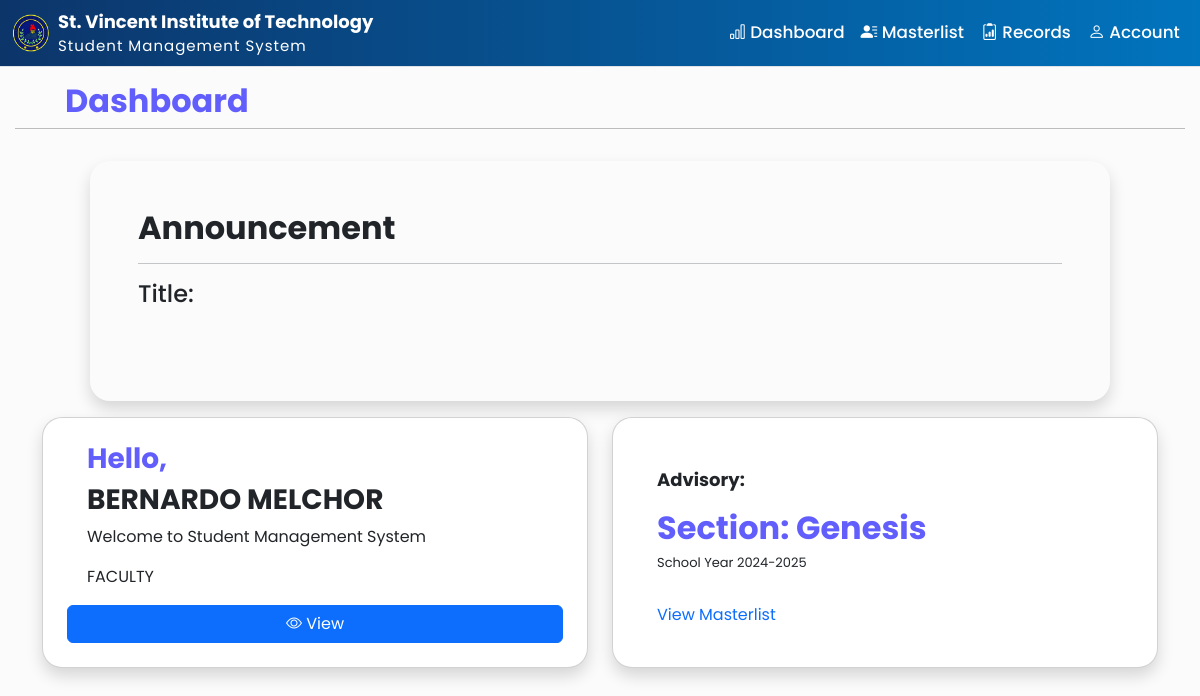
Page /faculty (signed in) on the earlier database version.
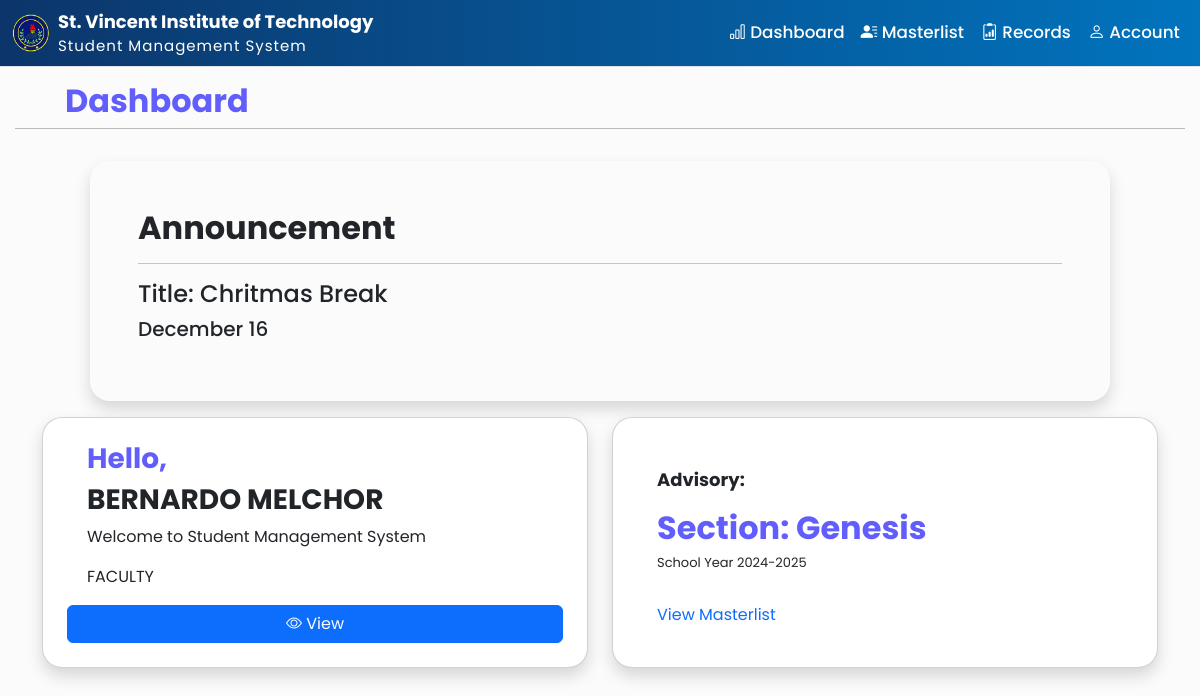
Same page on the later database version.
### admin_staff/models.py (models this page shows, shortened)
class Announcement(models.Model):
    announcement_id = models.AutoField(primary_key=True)
    title = models.CharField(max_length=50)
    body = models.TextField()
    event = models.DateField(null=True)
    class Meta:
        managed = True
        db_table = 'annoucement'

### admin_staff/decorators.py (the view)
        def wrapper_func(request, *args, **kwargs):
            group = None
            if request.user.groups.exists():
                group = request.user.groups.all()[0].name
            if group in allow_roles:
                return view_func(request, *args, **kwargs)
            else:
                return HttpResponse('you are not authorize')

### admin_staff/models.py (called while the page is built)
    def __str__(self):
        return self.section_name

### admin_staff/views.py (called while the page is built)
@login_required(login_url='login')
@allowed_user(allow_roles=['faculty'])
def faculty_dashboard(request):
    announcement = Announcement.objects.get
    adviser = request.user.facultystaff
    context = {'adviser': adviser, 'announcement': announcement}
    return render(request, 'faculty/faculty-dashboard.html', context)

### admin_staff/templates/faculty/faculty-dashboard.html (shortened to what the changed rows need)
<!DOCTYPE html>
{% load static %}
<html lang="en">
<head>
    <link href="https://cdn.jsdelivr.net/npm/bootstrap@5.3.3/dist/css/bootstrap.min.css" rel="stylesheet">
    <link rel="stylesheet" href="https://cdn.jsdelivr.net/npm/bootstrap-icons@1.11.3/font/bootstrap-icons.min.css">
    <link rel="stylesheet" href="{% static 'css\sidebar.css' %}">
    <link rel="stylesheet" href="{% static "css\admin.css" %}">
</head>
<body>
    <div class="d-flex" id="wrapper" style="width: 100vw; height: 100vh;">
      <div id="page-content-wrapper">
        {% block content %}
        <div class="page-title mb-4" style="margin:15px;">
          <h2 style="color: #615EFC; font-weight: bold; margin-right: 20px; padding-left: 50px;">Dashboard</h2>
        </div>
          <div class="container">
            <div class="container mb-3 p-5 shadow" style="width: 85vw; height: 30vh; border-radius: 20px; margin-top: 4vh;">
              <h2 class="card-title" style="font-weight: bold;">Announcement</h2>
              <hr>
              <h4>Title: {{announcement.title}}</h4>
              <h5>{{announcement.body}}</h5>
            </div>
        </div>
          <div class="container" id="container-card" style="color: white;">
            <div class="row d-flex justify-content-end align-items-stretch" style="width: max;">
                <div class="col-lg-6 col-md-12 mb-5 d-flex">
                    <div class="card p-2 shadow w-100" style="border-radius: 20px;">
                        <div class="card-body text-start" style="padding-left: 3vw; padding-top: 3vh;">
                            <h2 class="card-title" style="font-weight: bold; color: #615EFC;">Section: {{adviser.section}}</h2>
                            <h4 class="card-text" style="font-size: small; font-weight: normal;">School Year 2024-2025</h4><br>
                        </div>
                    </div>
                </div>
            </div>
        </div>
        {% endblock content %}
      </div>
    </div>
</body>
</html>

Differences in the rows shown:
added Announcement: title "Chritmas Break", body "December 16"
